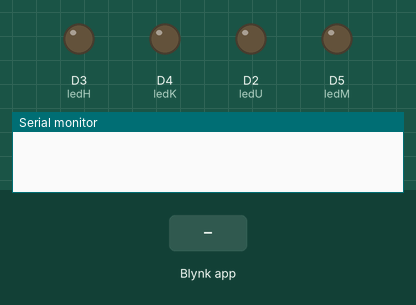
A sketch run on a simulated ESP8266 (NodeMCU). Parts: output pins drawn as LEDs (lit = HIGH), the last lines printed to the serial monitor. Dashed ring = blinking. Inputs (shaded band) come from the test bench. WiFi joins after 1.5 s; servers stay silent unless stated.

Above: at 3.0 s.
3.1 s: Blynk app writes 1 to V1
At 3.5 s:
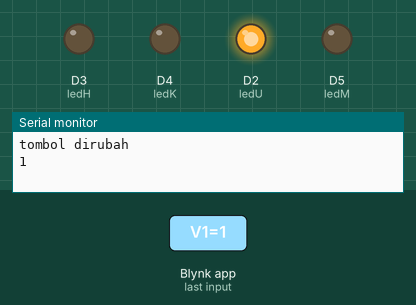
4.6 s: Blynk app writes 1 to V3
At 5.8 s:
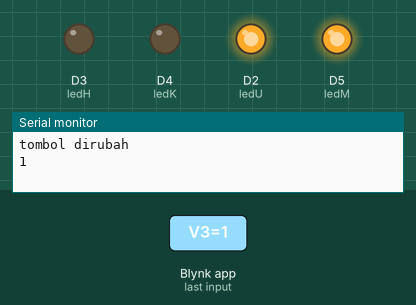
At 15.0 s:
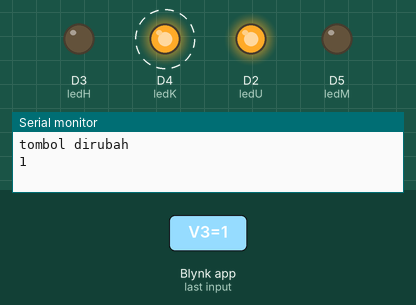
Timing chart, 0 to 17.1 s (numbered marks = the images above; inputs shaded):
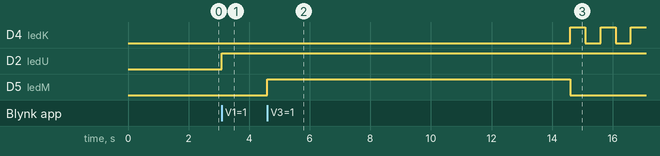

The sketch:

iotsmp.ino
```cpp
//kode blink
#define BLYNK_TEMPLATE_ID "TMPL6iafnQzxN"
#define BLYNK_TEMPLATE_NAME "smpk"
#define BLYNK_PRINT Serial
//kode esp yang ke blynk
#include <ESP8266WiFi.h>
#include <BlynkSimpleEsp8266.h>

// deklarasi token
char auth[] = "fAwPATmNdEmqGV6_y6Tcl-3ATXsKcmZV";
//deklarasi inter jaringan
char ssid[] = "RMT";
char pass[] = "dawarblandong";

//deklarasi led
const int ledU = D2;
const int ledM = D5;
const int ledK = D4;
const int ledH = D3;
int traficStatus = 0;

void setup() {
  Serial.begin(115200);
  Blynk.begin(auth, ssid, pass);
  pinMode(ledU, OUTPUT);  // Inisialisasi pin LED 3 Warna
  pinMode(ledM, OUTPUT);  // Inisialisasi pin LED Merah
  pinMode(ledK, OUTPUT);  // Inisialisasi pin LED Kuning
  pinMode(ledH, OUTPUT);  // Inisialisasi pin LED Hijau
}

BLYNK_WRITE(V1) {
  int ledState = param.asInt();
  Serial.println("tombol dirubah");
  Serial.println(ledState);
  if (ledState == HIGH) {
    digitalWrite(ledU, HIGH);  // Kontrol LED Utama

    Blynk.virtualWrite(V2, "Lampu Menyala!"); // Lampu menyala, kirim tanda ke Blynk
  }else{
    digitalWrite(ledU, LOW);  // Kontrol LED bawaan

    Blynk.virtualWrite(V2, "Lampu Tidak Menyala!"); // Lampu tidak menyala, kirim tanda ke Blynk
  }
}

BLYNK_WRITE(V3) {
  int ledStatus = param.asInt();
  if (ledStatus == HIGH) {
    traficStatus = 1;  // Set traficStatus menjadi 1 jika tombol diaktifkan
  } else {
    traficStatus = 0;  // Set traficStatus menjadi 0 jika tombol dinonaktifkan
  }
}

void loop() {
  Blynk.run();
  if (traficStatus == 1) {
    trafficControl();  // Panggil fungsi trafic() jika traficStatus == 1
  }
}

void trafficControl(){
  digitalWrite(ledM, HIGH);
  delay(10000);
  digitalWrite(ledM, LOW);

  for (int i = 0; i < 2; i++) {
    digitalWrite(ledK, HIGH);
    delay(500);
    digitalWrite(ledK, LOW);
    delay(500);
  }

  for (int i = 0; i < 3; i++) {
    digitalWrite(ledK, HIGH);
    delay(500);
    digitalWrite(ledK, LOW);
  }

  digitalWrite(ledH, HIGH);
  delay(15000);
  digitalWrite(ledH, LOW);

}
```

Measured:
- after the input at 3.1 s, D2 (ledU): LOW → HIGH at once
- after the input at 4.6 s, D4 (ledK): alternates HIGH for 0.50 s and LOW for 0.50 s, starting after 10.0 s; D5 (ledM): LOW → HIGH at once, → LOW 10.0 s later
